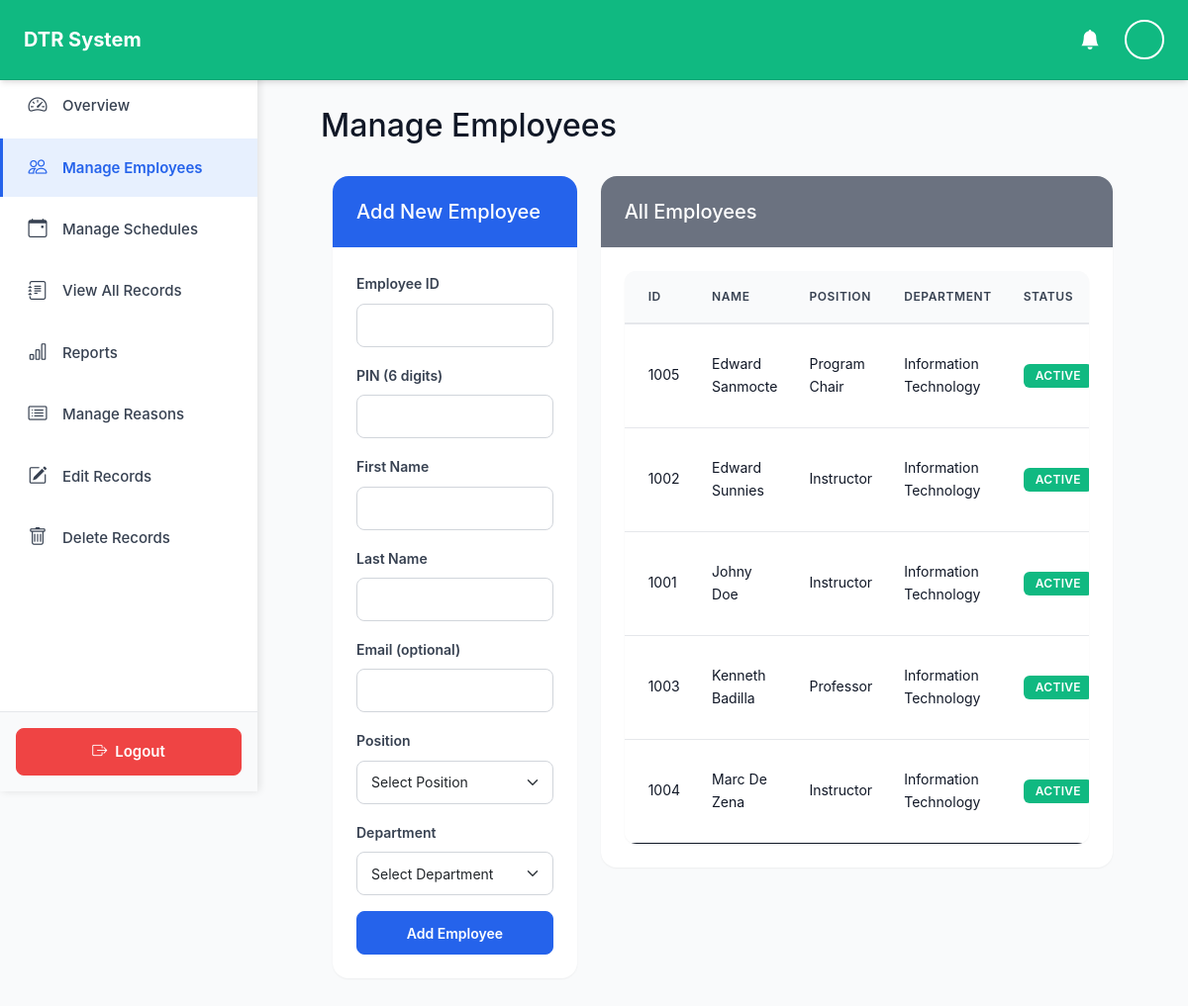
Page /admin/manage_employees.php (signed in) on the committed database.
### tables this page shows
CREATE TABLE `employee` (
  `employee_id` int(11) NOT NULL AUTO_INCREMENT,
  `pin` varchar(20) NOT NULL,
  `first_name` varchar(50) NOT NULL,
  `last_name` varchar(50) NOT NULL,
  `email` varchar(100) DEFAULT NULL,
  `position_id` varchar(50) DEFAULT NULL,
  `department_id` varchar(50) DEFAULT NULL,
  `is_active` tinyint(1) DEFAULT 1,
  `created_at` datetime DEFAULT current_timestamp(),
  `updated_at` datetime DEFAULT current_timestamp() ON UPDATE current_timestamp(),
  PRIMARY KEY (`employee_id`),
  UNIQUE KEY `pin` (`pin`),
  UNIQUE KEY `email` (`email`),
  KEY `idx_employee_pin` (`pin`),
  KEY `idx_employee_email` (`email`),
  KEY `idx_employee_active` (`is_active`),
  KEY `employee_ibfk_1` (`position_id`),
  KEY `employee_ibfk_2` (`department_id`),
  CONSTRAINT `employee_ibfk_1` FOREIGN KEY (`position_id`) REFERENCES `position` (`position_id`) ON DELETE SET NULL,
  CONSTRAINT `employee_ibfk_2` FOREIGN KEY (`department_id`) REFERENCES `department` (`department_id`) ON DELETE SET NULL
);

CREATE TABLE `position` (
  `position_id` varchar(50) NOT NULL,
  `position_name` varchar(100) NOT NULL,
  PRIMARY KEY (`position_id`)
);

CREATE TABLE `department` (
  `department_id` varchar(50) NOT NULL,
  `department_name` varchar(100) NOT NULL,
  PRIMARY KEY (`department_id`)
);

### admin/manage_employees.php (the view, shortened to what this page needs)
<?php
require_once '../config/database.php';
$fieldErrors = [];
$employeesStmt = $conn->query("SELECT e.employee_id, e.first_name, e.last_name, e.email, e.position_id, p.position_name, e.department_id, d.department_name, e.is_active FROM employee e LEFT JOIN position p ON e.position_id = p.position_id LEFT JOIN department d ON e.department_id = d.department_id ORDER BY e.first_name, e.last_name");
$employees = $employeesStmt->fetchAll();
?>
<!DOCTYPE html>
<html lang="en">
<head>
    <link href="https://cdn.jsdelivr.net/npm/bootstrap@5.3.0/dist/css/bootstrap.min.css" rel="stylesheet">
    <link rel="stylesheet" href="../assets/css/style.css">
</head>
<body class="bg-light">
<?php require_once '../includes/header.php'; ?>
<?php require_once '../includes/sidebar.php'; ?>
<div class="container-fluid mt-4">
    <div class="main-content">
        <div class="d-flex justify-content-between align-items-center mb-4">
            <h2>Manage Employees</h2>
        </div>
            <div class="row">
                <div class="col-md-4 mb-4">
                    <div class="card">
                        <div class="card-header bg-primary text-white"><h5 class="mb-0">Add New Employee</h5></div>
                        <div class="card-body">
                            <form method="POST" novalidate>
                                <div class="mb-3">
                                    <label for="employee_id" class="form-label">Employee ID</label>
                                    <input type="text" name="employee_id" id="employee_id" class="form-control <?php echo isset($fieldErrors['employee_id']) ? 'is-invalid' : ''; ?>" value="<?php echo htmlspecialchars($_POST['employee_id'] ?? ''); ?>">
                                </div>
                                <div class="mb-3">
                                    <label for="pin" class="form-label">PIN (6 digits)</label>
                                    <input type="text" name="pin" id="pin" maxlength="6" class="form-control <?php echo isset($fieldErrors['pin']) ? 'is-invalid' : ''; ?>" value="<?php echo htmlspecialchars($_POST['pin'] ?? ''); ?>">
                                </div>
                                <div class="mb-3">
                                    <label for="first_name" class="form-label">First Name</label>
                                    <input type="text" name="first_name" id="first_name" class="form-control <?php echo isset($fieldErrors['first_name']) ? 'is-invalid' : ''; ?>" value="<?php echo htmlspecialchars($_POST['first_name'] ?? ''); ?>">
                                </div>
                                <div class="mb-3">
                                    <label for="last_name" class="form-label">Last Name</label>
                                    <input type="text" name="last_name" id="last_name" class="form-control <?php echo isset($fieldErrors['last_name']) ? 'is-invalid' : ''; ?>" value="<?php echo htmlspecialchars($_POST['last_name'] ?? ''); ?>">
                                </div>
                                <div class="mb-3">
                                    <label for="email" class="form-label">Email (optional)</label>
                                    <input type="email" name="email" id="email" class="form-control <?php echo isset($fieldErrors['email']) ? 'is-invalid' : ''; ?>" value="<?php echo htmlspecialchars($_POST['email'] ?? ''); ?>">
                                </div>
                                <div class="mb-3">
                                    <label for="position_id" class="form-label">Position</label>
                                    <select name="position_id" id="position_id" class="form-select <?php echo isset($fieldErrors['position_id']) ? 'is-invalid' : ''; ?>">
                                        <option value="">Select Position</option>
                                    </select>
                                </div>
                                <div class="mb-3">
                                    <label for="department_id" class="form-label">Department</label>
                                    <select name="department_id" id="department_id" class="form-select <?php echo isset($fieldErrors['department_id']) ? 'is-invalid' : ''; ?>">
                                        <option value="">Select Department</option>
                                    </select>
                                </div>
                                <button type="submit" class="btn btn-primary w-100">Add Employee</button>
                            </form>
                        </div>
                    </div>
                </div>
                <div class="col-md-8 mb-4">
                    <div class="card">
                        <div class="card-header bg-secondary text-white"><h5 class="mb-0">All Employees</h5></div>
                        <div class="card-body">
                            <div class="table-responsive">
                                <table class="table table-hover align-middle">
                                    <thead>
                                        <tr>
                                            <th>ID</th>
                                            <th>Name</th>
                                            <th>Position</th>
                                            <th>Department</th>
                                            <th>Status</th>
                                        </tr>
                                    </thead>
                                    <tbody>
                                        <?php foreach ($employees as $emp): ?>
                                            <tr>
                                                <td><?php echo htmlspecialchars($emp['employee_id']); ?></td>
                                                <td><?php echo htmlspecialchars($emp['first_name'].' '.$emp['last_name']); ?></td>
                                                <td><?php echo htmlspecialchars($emp['position_name'] ?? ''); ?></td>
                                                <td><?php echo htmlspecialchars($emp['department_name'] ?? ''); ?></td>
                                                <td><?php echo $emp['is_active'] ? '<span class="badge bg-success">Active</span>' : '<span class="badge bg-secondary">Inactive</span>'; ?></td>
                                            </tr>
                                        <?php endforeach; ?>
                                    </tbody>
                                </table>
                            </div>
                        </div>
                    </div>
                </div>
            </div>
        </div>
    </div>
</div>
</body>
</html>

### includes/header.php (shortened to what this page needs)
<?php
$currentUserType = $_SESSION['user_type'] ?? '';
$dashboardLink = '';
$navbarColor = '';
if ($currentUserType === 'admin') {
    $dashboardLink = '../admin/dashboard.php';
    $navbarColor = 'bg-success';
} elseif ($currentUserType === 'employee') {
    $currentUserName = $_SESSION['employee_name'] ?? '';
    $dashboardLink = '../employee/dashboard.php';
    $navbarColor = 'bg-primary';
}
?>
<!DOCTYPE html>
<html lang="en">
<head>
    <link href="https://cdn.jsdelivr.net/npm/bootstrap@5.3.0/dist/css/bootstrap.min.css" rel="stylesheet">
    <link rel="stylesheet" href="https://cdn.jsdelivr.net/npm/bootstrap-icons@1.10.5/font/bootstrap-icons.css">
    <link rel="stylesheet" href="../assets/css/style.css">
</head>
<body class="bg-light" style="padding-top: 60px;">
    <nav class="navbar navbar-expand-lg navbar-dark <?php echo $navbarColor; ?>" style="position: fixed; top: 0; left: 0; right: 0; z-index: 1030; overflow: visible;">
        <div class="container-fluid" style="margin-left: 0; padding-left: 24px; padding-right: 24px; overflow: visible;">
            <a class="navbar-brand fw-bold" href="<?php echo $dashboardLink; ?>" style="font-size: 1.25rem;">
                DTR System
            </a>
            <div class="d-flex align-items-center ms-auto">
                <div class="dropdown me-3">
                    <button class="btn btn-link text-white position-relative p-2" type="button" id="notifMenuButton" data-bs-toggle="dropdown" aria-expanded="false" style="text-decoration: none;">
                        <i class="bi bi-bell-fill fs-5"></i>
                    </button>
                </div>
                <a href="<?php echo ($currentUserType === 'admin') ? '../admin/profile.php' : '../employee/profile.php'; ?>" class="d-flex align-items-center text-decoration-none">
                    <img src="<?php echo '../assets/images/default-avatar.png'; ?>" alt="Profile" class="rounded-circle" width="40" height="40" style="object-fit: cover; border: 2px solid white;">
                </a>
            </div>
        </div>
    </nav>
    <div class="container-fluid mt-4">

### includes/sidebar.php
<div class="sidebar-wrapper">
    <div class="card sidebar">
        <div class="card-body p-0">
            <nav class="nav flex-column py-3">
                <a href="dashboard.php" class="nav-link <?php echo basename($_SERVER['PHP_SELF']) === 'dashboard.php' ? 'active' : ''; ?>">
                    <i class="bi bi-speedometer2"></i> Overview
                </a>
                <a href="manage_employees.php" class="nav-link <?php echo basename($_SERVER['PHP_SELF']) === 'manage_employees.php' ? 'active' : ''; ?>">
                    <i class="bi bi-people"></i> Manage Employees
                </a>
                <a href="manage_schedules.php" class="nav-link <?php echo basename($_SERVER['PHP_SELF']) === 'manage_schedules.php' ? 'active' : ''; ?>">
                    <i class="bi bi-calendar-event"></i> Manage Schedules
                </a>
                <a href="view_all_records.php" class="nav-link <?php echo basename($_SERVER['PHP_SELF']) === 'view_all_records.php' ? 'active' : ''; ?>">
                    <i class="bi bi-journal-text"></i> View All Records
                </a>
                <a href="reports.php" class="nav-link <?php echo basename($_SERVER['PHP_SELF']) === 'reports.php' ? 'active' : ''; ?>">
                    <i class="bi bi-bar-chart"></i> Reports
                </a>
                <a href="manage_reasons.php" class="nav-link <?php echo basename($_SERVER['PHP_SELF']) === 'manage_reasons.php' ? 'active' : ''; ?>">
                    <i class="bi bi-card-list"></i> Manage Reasons
                </a>
                <a href="edit_record.php" class="nav-link <?php echo basename($_SERVER['PHP_SELF']) === 'edit_record.php' ? 'active' : ''; ?>">
                    <i class="bi bi-pencil-square"></i> Edit Records
                </a>
                <a href="delete_record.php" class="nav-link <?php echo basename($_SERVER['PHP_SELF']) === 'delete_record.php' ? 'active' : ''; ?>">
                    <i class="bi bi-trash"></i> Delete Records
                </a>
            </nav>
            <div class="mt-auto p-3 border-top">
                <button type="button" class="btn btn-danger w-100" data-bs-toggle="modal" data-bs-target="#logoutModal">
                    <i class="bi bi-box-arrow-right"></i> Logout
                </button>
            </div>
        </div>
    </div>
</div>

### rows in the picture
employee: employee_id "1005", first_name+last_name "Edward Sanmocte", position.position_name "Program Chair", department.department_name "Information Technology", is_active "ACTIVE"
employee: employee_id "1002", first_name+last_name "Edward Sunnies", position.position_name "Instructor", department.department_name "Information Technology", is_active "ACTIVE"
employee: employee_id "1001", first_name+last_name "Johny Doe", position.position_name "Instructor", department.department_name "Information Technology", is_active "ACTIVE"
employee: employee_id "1003", first_name+last_name "Kenneth Badilla", position.position_name "Professor", department.department_name "Information Technology", is_active "ACTIVE"
employee: employee_id "1004", first_name+last_name "Marc De Zena", position.position_name "Instructor", department.department_name "Information Technology", is_active "ACTIVE"
